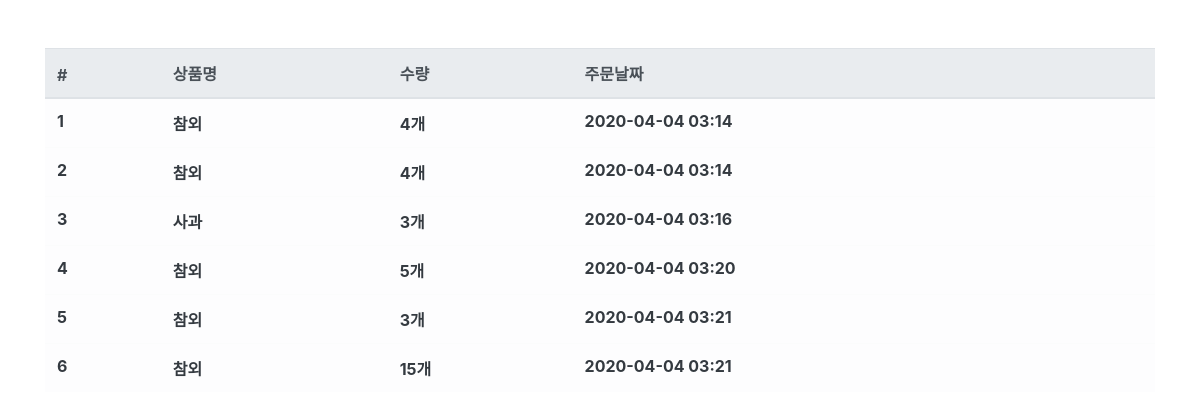
Page /order/ (signed in) on the committed database.
### order/models.py (models this page shows, shortened)
class Order(models.Model):
    objects = models.Manager()
    User = models.ForeignKey('user.User',on_delete=models.CASCADE,verbose_name='사용자')
    Product = models.ForeignKey('product.Product',on_delete=models.CASCADE,verbose_name='상품')
    quantity = models.IntegerField(verbose_name='수량')
    registered_dttm = models.DateTimeField(auto_now=True,verbose_name='등록날짜')
    class Meta:
        db_table = 'order_table'
        verbose_name='주문'
        verbose_name_plural = '주문'

### product/models.py (models this page shows)
class Product(models.Model):
    objects = models.Manager()
    name = models.CharField(max_length=256, verbose_name='상품명')
    price = models.IntegerField(verbose_name='상품가격')
    description = models.TextField(verbose_name='상품설명')
    stock = models.IntegerField(verbose_name='재고')
    registered_dttm = models.DateTimeField(auto_now=True,verbose_name='등록시간')
    def __str__(self):
        return self.name
    class Meta:
        db_table = 'product_table'
        verbose_name='상품'
        verbose_name_plural = '상품'

### order/views.py (the view)
# urls.py: path('order/',OrderList.as_view()),
@method_decorator(login_required,name='dispatch')
class OrderList(ListView):
    model = Order
    template_name='order.html'
    context_object_name = 'order_list'
    def get_queryset(self, **kwargs):
        queryset = Order.objects.filter(User__email=self.request.session.get('user'))
        return queryset

### user/decorator.py (called while the page is built)
def login_required(function):
    def wrap(request,*args,**kwargs):
        my_user = request.session.get('user')
        if my_user is None or not my_user:
            return redirect('/login')
        return function(request,*args,**kwargs)
    return wrap

### order/templates/order.html
{% extends 'base.html' %}
{% load humanize %}
{% block contents %}
<div class='row mt-5'>
    <div class='col-12'>
        <table class='table table-light'>
            <thead class='thead-light'>
                <tr>
                    <th scope='col'>#</th>
                    <th scope='col'>상품명</th>
                    <th scope='col'>수량</th>
                    <th scope='col'>주문날짜</th>
                </tr>
            </thead>
            <tbody class='text-dark'>
                {% for order in order_list %}
                <tr>
                    <th scope='row'>{{ order.id }}</th>
                    <th>{{ order.Product }}</th>
                    <th>{{ order.quantity|intcomma }}개</th>
                    <th>{{ order.registered_dttm|date:'Y-m-d H:i' }}</th>
                </tr>
                {% endfor %}
            </tbody>
        </table>
    </div>
</div>
{% endblock %}

### user/templates/base.html (shortened to what this page needs)
<html>
    <head>
        <link rel="stylesheet" href="https://stackpath.bootstrapcdn.com/bootstrap/4.4.1/css/bootstrap.min.css">
    </head>
    <body>
        <div class='container'>
            {% block contents %}
            {% endblock %}
        </div>
    </body>
</html>

### rows in the picture
Order: id "1", Product "참외", quantity "4", registered_dttm "2020-04-04 03:14"
Order: id "2", Product "참외", quantity "4", registered_dttm "2020-04-04 03:14"
Order: id "3", Product "사과", quantity "3", registered_dttm "2020-04-04 03:16"
Order: id "4", Product "참외", quantity "5", registered_dttm "2020-04-04 03:20"
Order: id "5", Product "참외", quantity "3", registered_dttm "2020-04-04 03:21"
Order: id "6", Product "참외", quantity "15", registered_dttm "2020-04-04 03:21"
